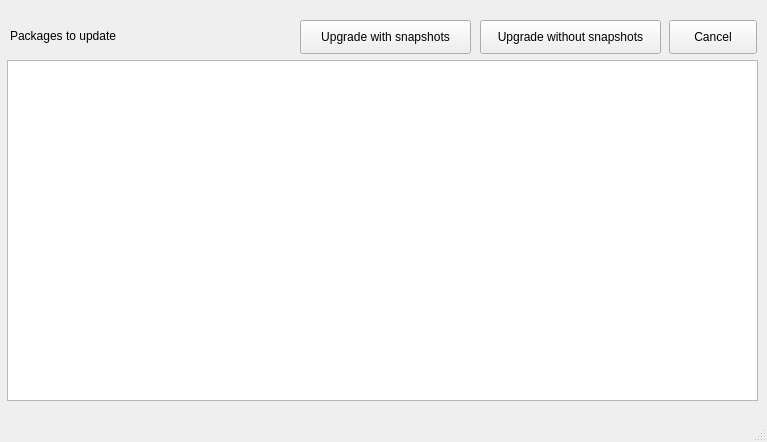
<?xml version="1.0" encoding="UTF-8"?>
<ui version="4.0">
 <class>UpdatesWindow</class>
 <widget class="QMainWindow" name="UpdatesWindow">
  <property name="geometry">
   <rect>
    <x>0</x>
    <y>0</y>
    <width>767</width>
    <height>442</height>
   </rect>
  </property>
  <property name="windowTitle">
   <string>Packages to update</string>
  </property>
  <widget class="QWidget" name="centralwidget">
   <widget class="QTextEdit" name="text_edit_console">
    <property name="geometry">
     <rect>
      <x>7</x>
      <y>60</y>
      <width>751</width>
      <height>341</height>
     </rect>
    </property>
   </widget>
   <widget class="QLabel" name="label_updates">
    <property name="geometry">
     <rect>
      <x>10</x>
      <y>20</y>
      <width>391</width>
      <height>31</height>
     </rect>
    </property>
    <property name="text">
     <string>Packages to update</string>
    </property>
   </widget>
   <widget class="QPushButton" name="button_upgrade_system">
    <property name="geometry">
     <rect>
      <x>300</x>
      <y>20</y>
      <width>171</width>
      <height>34</height>
     </rect>
    </property>
    <property name="toolTip">
     <string>Upgrade the system creating a previous snapshot and removing old snapshots according to configuration</string>
    </property>
    <property name="text">
     <string>Upgrade with snapshots</string>
    </property>
   </widget>
   <widget class="QPushButton" name="button_cancel">
    <property name="geometry">
     <rect>
      <x>669</x>
      <y>20</y>
      <width>88</width>
      <height>34</height>
     </rect>
    </property>
    <property name="text">
     <string>Cancel</string>
    </property>
   </widget>
   <widget class="QPushButton" name="button_upgrade_system_without_snapshots">
    <property name="geometry">
     <rect>
      <x>480</x>
      <y>20</y>
      <width>181</width>
      <height>34</height>
     </rect>
    </property>
    <property name="toolTip">
     <string>Upgrade the system without creating snapshots</string>
    </property>
    <property name="text">
     <string>Upgrade without snapshots</string>
    </property>
   </widget>
  </widget>
  <widget class="QStatusBar" name="statusbar"/>
 </widget>
 <resources/>
 <connections/>
</ui>
